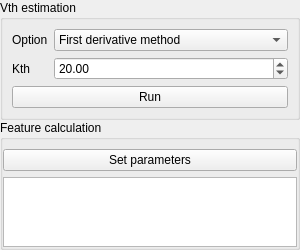
          <widget class="QWidget" name="page_method_curvature">
           <property name="geometry">
            <rect>
             <x>0</x>
             <y>0</y>
             <width>300</width>
             <height>231</height>
            </rect>
           </property>
           <property name="sizePolicy">
            <sizepolicy hsizetype="Fixed" vsizetype="Preferred">
             <horstretch>0</horstretch>
             <verstretch>0</verstretch>
            </sizepolicy>
           </property>
           <property name="minimumSize">
            <size>
             <width>300</width>
             <height>0</height>
            </size>
           </property>
           <property name="maximumSize">
            <size>
             <width>16777215</width>
             <height>16777215</height>
            </size>
           </property>
           <property name="toolTip">
            <string/>
           </property>
           <property name="statusTip">
            <string/>
           </property>
           <property name="whatsThis">
            <string/>
           </property>
           <attribute name="label">
            <string>Waveform curvature-based method</string>
           </attribute>
           <layout class="QGridLayout" name="gridLayout_2">
            <property name="leftMargin">
             <number>0</number>
            </property>
            <property name="topMargin">
             <number>0</number>
            </property>
            <property name="rightMargin">
             <number>0</number>
            </property>
            <property name="bottomMargin">
             <number>0</number>
            </property>
            <property name="spacing">
             <number>0</number>
            </property>
            <item row="0" column="0">
             <widget class="QGroupBox" name="groupBox_settings_curvature_method">
              <property name="title">
               <string>Vth estimation</string>
              </property>
              <layout class="QGridLayout" name="gridLayout_settings_curvature_method">
               <item row="0" column="0">
                <widget class="QLabel" name="label_method_curvature">
                 <property name="toolTip">
                  <string>&lt;html&gt;&lt;head/&gt;&lt;body&gt;&lt;p align=&quot;center&quot;&gt;&lt;span style=&quot; font-weight:700; color:#67d1ff;&quot;&gt;Method to calculate the spike threshold&lt;/span&gt;&lt;/p&gt;&lt;/body&gt;&lt;/html&gt;</string>
                 </property>
                 <property name="text">
                  <string>Option</string>
                 </property>
                </widget>
               </item>
               <item row="1" column="0">
                <widget class="QLabel" name="label_kth_curvature">
                 <property name="text">
                  <string>Kth</string>
                 </property>
                </widget>
               </item>
               <item row="1" column="1">
                <widget class="QDoubleSpinBox" name="doubleSpinBox_kth_curvature">
                 <property name="sizePolicy">
                  <sizepolicy hsizetype="Minimum" vsizetype="Fixed">
                   <horstretch>0</horstretch>
                   <verstretch>0</verstretch>
                  </sizepolicy>
                 </property>
                 <property name="value">
                  <double>20.000000000000000</double>
                 </property>
                </widget>
               </item>
               <item row="0" column="1">
                <widget class="QComboBox" name="comboBox_method_curvature">
                 <property name="sizePolicy">
                  <sizepolicy hsizetype="Minimum" vsizetype="Fixed">
                   <horstretch>0</horstretch>
                   <verstretch>0</verstretch>
                  </sizepolicy>
                 </property>
                 <property name="minimumSize">
                  <size>
                   <width>0</width>
                   <height>0</height>
                  </size>
                 </property>
                 <property name="maximumSize">
                  <size>
                   <width>300</width>
                   <height>16777215</height>
                  </size>
                 </property>
                 <item>
                  <property name="text">
                   <string>First derivative method</string>
                  </property>
                 </item>
                 <item>
                  <property name="text">
                   <string>Second derivative method</string>
                  </property>
                 </item>
                 <item>
                  <property name="text">
                   <string>Third derivative method</string>
                  </property>
                 </item>
                 <item>
                  <property name="text">
                   <string>Maximum slope method on phase Space</string>
                  </property>
                 </item>
                 <item>
                  <property name="text">
                   <string>Maximum second derivative method on phase space</string>
                  </property>
                 </item>
                </widget>
               </item>
               <item row="2" column="0" colspan="2">
                <widget class="QPushButton" name="pushButton_run_curvature">
                 <property name="text">
                  <string>Run</string>
                 </property>
                 <property name="shortcut">
                  <string>Alt+Return</string>
                 </property>
                </widget>
               </item>
              </layout>
             </widget>
            </item>
            <item row="2" column="0" colspan="2">
             <widget class="QGroupBox" name="Features">
              <property name="title">
               <string>Feature calculation</string>
              </property>
              <layout class="QGridLayout" name="gridLayout_Features_main">
               <property name="leftMargin">
                <number>0</number>
               </property>
               <property name="topMargin">
                <number>9</number>
               </property>
               <property name="rightMargin">
                <number>0</number>
               </property>
               <property name="bottomMargin">
                <number>0</number>
               </property>
               <property name="spacing">
                <number>6</number>
               </property>
               <item row="1" column="0">
                <widget class="QTableWidget" name="tableWidget_features"/>
               </item>
               <item row="0" column="0">
                <widget class="QPushButton" name="pushButton_set_parameters_features">
                 <property name="text">
                  <string>Set parameters</string>
                 </property>
                 <property name="icon">
                  <iconset resource="../resources/apprcc.qrc">
                   <normaloff>:/set1.png</normaloff>:/set1.png</iconset>
                 </property>
                </widget>
               </item>
              </layout>
             </widget>
            </item>
           </layout>
          </widget>
